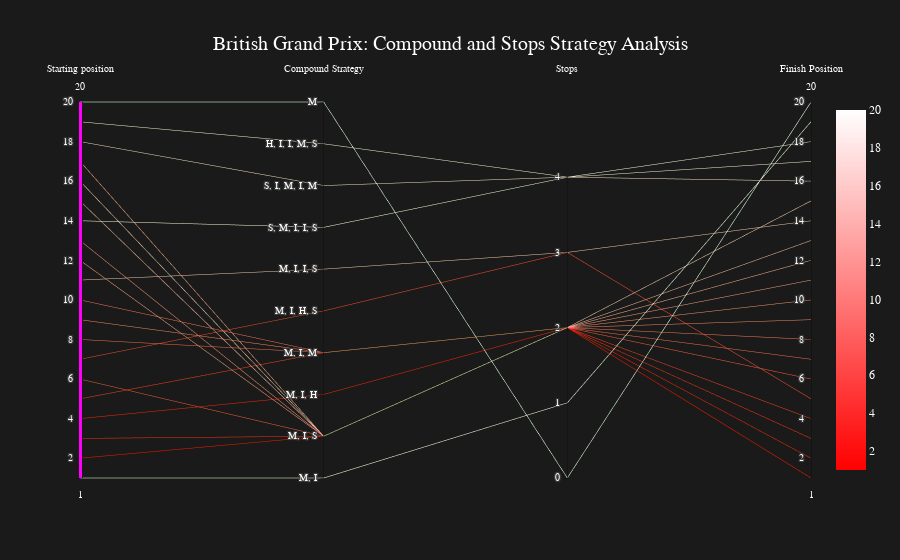

Here is the notebook cell this chart was saved with:
### Code cell
plot_parallel_coordinates("2024: British Grand Prix")

### Figure 1 — Plotly figure (JSON) as saved in the notebook; plotly's stock layout.template omitted (floating-point values rounded to 4 significant figures)
{"data": [{"customdata": [["RUS"], ["HAM"], ["NOR"], ["VER"], ["PIA"], ["HUL"], ["SAI"], ["STR"], ["ALB"], ["ALO"], ["LEC"], ["SAR"], ["TSU"], ["ZHO"], ["RIC"], ["BOT"], ["MAG"], ["OCO"], ["PER"], ["GAS"]], "dimensions": [{"constraintrange": [1, 20], "label": "Starting position", "range": [1, 20], "values": [1, 2, 3, 4, 5, 6, 7, 8, 9, 10, 11, 12, 13, 14, 15, 16, 17, 18, 19, 20]}, {"label": "Compound Strategy", "ticktext": ["M, I", "M, I, S", "M, I, H", "M, I, M", "M, I, H, S", "M, I, I, S", "S, M, I, I, S", "S, I, M, I, M", "H, I, I, M, S", "M"], "tickvals": [0, 1, 2, 3, 4, 5, 6, 7, 8, 9], "values": [0, 1, 1, 2, 3, 1, 4, 3, 3, 3, 5, 1, 1, 6, 1, 1, 1, 7, 8, 9]}, {"label": "Stops", "range": [0, 5], "tickvals": [0, 1, 2, 3, 4], "values": [1, 2, 2, 2, 2, 2, 3, 2, 2, 2, 3, 2, 2, 4, 2, 2, 2, 4, 4, 0]}, {"label": "Finish Position", "range": [1, 20], "values": [19, 1, 3, 2, 4, 6, 5, 7, 9, 8, 14, 11, 10, 18, 13, 15, 12, 16, 17, 20]}], "line": {"cmax": 20, "cmin": 1, "color": [19, 1, 3, 2, 4, 6, 5, 7, 9, 8, 14, 11, 10, 18, 13, 15, 12, 16, 17, 20], "colorscale": [[0, "red"], [1, "white"]], "showscale": true}, "type": "parcoords", "unselected": {"line": {"color": "green", "opacity": 0.5}}}], "layout": {"font": {"color": "white", "family": "Arial", "size": 12}, "paper_bgcolor": "#1a1a1a", "plot_bgcolor": "#1a1a1a", "title": {"font": {"color": "white", "size": 20}, "text": "British Grand Prix: Compound and Stops Strategy Analysis", "x": 0.5, "xanchor": "center"}}}
